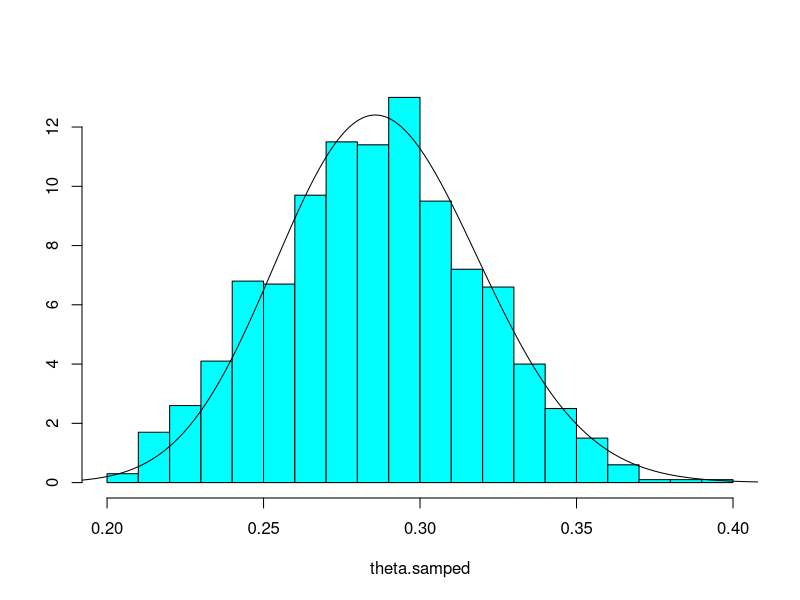

Generate this figure with R: (Note: this script raises an error after producing the figure.)
library(MASS)
library(plyr)
library(dplyr)
library(tidyr)
library(ggplot2)
library(knitr)



n <- 10000

n.samp <- 150

x <- 45

alpha <- 12

beta <- 36

#part 1

alpha.prime <- x + alpha

beta.prime <- n.samp - x + beta

draws <- 10000

thetas <- rbeta(draws,shape1 = alpha, shape2 = beta)

p.theta <- dbinom(x,n.samp,thetas) #dbinom (success,draws,probability)

theta.samped <- sample(thetas,.1*draws,replace = T, prob = p.theta)

newthetas <- seq(.1,.5,length.out = draws)
p.true.beta <- dbeta(newthetas,shape1 = alpha.prime,shape2 = beta.prime)

quartz()
truehist(theta.samped)
lines(newthetas,p.true.beta)

# Part 2


#State of nature is theta

thetas <- rbeta(draws,shape1 = alpha.prime, shape2 = beta.prime)

binseq <- seq(.2,1,by = .2)

bins <- qbeta(binseq,shape1 = alpha.prime, shape2 = beta.prime)

bins <- c(0, bins)

dat <- data.frame(thetas,0)

colnames(dat) <- c('theta','bin')

binned.theta<- (cut(dat$theta,breaks = bins))

dat$bin <- as.character(binned.theta)


diseased.people <- function(theta,omega,pop){

  diseased <- pop * theta

  clean <- pop * (1 - theta)
  cured <- (1 + exp(-0.2 * (omega - 10)))^-1 * diseased
  diseased <- diseased - cured

  clean <- clean + cured

  performance <- clean - 100*omega

  return(performance)

}


omega_dat <- list()

omegas <- c(4,10,14,20)
tempdat <- dat
for (o in 1:length(omegas))
{

  tempdat$omega <- omegas[o]

  tempdat$performance <- diseased.people(theta = dat$theta,pop = n,omega = omegas[o])

  omega_dat[[o]] <- tempdat
}
omega_dat <- ldply(omega_dat)

omega_dat$prob.theta <-


decision_summary <- omega_dat %>%
  group_by(bin,omega) %>%
  summarize(expected_performance = mean(performance))


ggplot(decision_summary,aes(bin,expected_performance, fill = factor(omega))) + geom_bar(position = 'dodge', stat = 'identity')

decision_table <- omega_dat %>%
  group_by(bin,omega) %>%
  summarize(expected_performance = mean(performance)) %>%
  spread(bin,expected_performance)

kable(decision_table)

# Part C
#

decision_summary %>%
  ungroup() %>%
  group_by(omega) %>%
  summarise(exp.per = mean(expected_performance))

poss <- expand.grid(omega = seq(0,30,length.out = 20),theta = seq(0,1,length.out = 20))

performance <- diseased.people(theta = poss$theta,omega = poss$omega,pop = n)

poss$performance <- performance

poss$theta.prob <- dbeta(poss$theta,shape1 = alpha.prime, shape2 = beta.prime)

poss2 <- poss %>%
  group_by(omega) %>%
  summarize(expected.perf = sum(performance * theta.prob)) %>%
  ggplot(aes(omega,expected.perf)) + geom_point()

persp(unique(poss$omega),unique(poss$theta),matrix(poss$performance,nrow = 20))

plot(seq(0,30,by = 1),performance)

